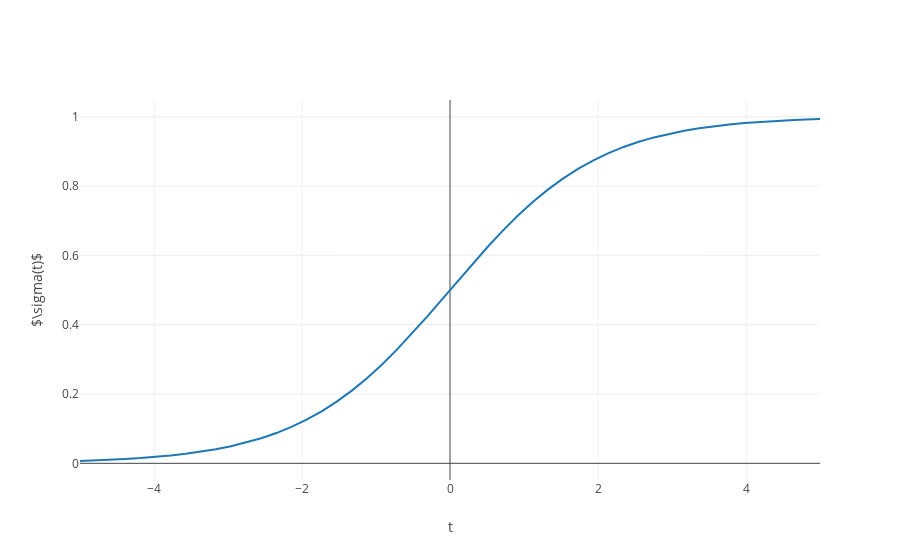

The notebook cell this image was saved under:
### Code cell
t = np.linspace(-5,5,50)
sigmoid_line = go.Scatter(name="Logistic Function", x=t, y=sigmoid(t), mode="lines")
layout = {'xaxis':{'title':'t'}, 'yaxis':{'title':r"$\sigma(t)$"}}
py.iplot(go.Figure([sigmoid_line], layout=layout))
